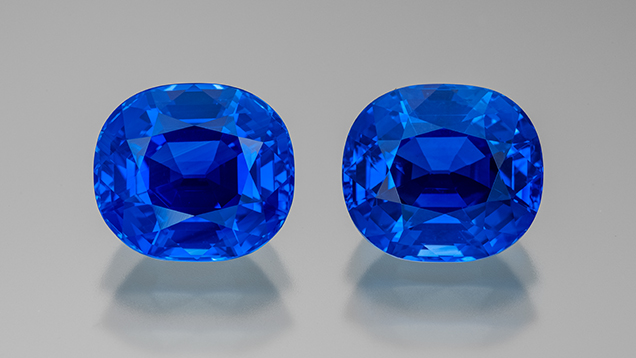
#> input picture q10/sapphire.jpg, 636 x 358 px
$ python q10d.py
#> lines starting #> are read from the running program, lines starting #| are printed output that depends on the picture; after the words box and inside, x2 and y2 are one past the last pixel; in counts of white or black regions, pixels touching at a corner belong together
import cv2, numpy as np

IMG = "sapphire.jpg"

F_MM = 8.0
Z_MM = 480.0
PIXEL_SIZE_MM = 0.004

mm_per_px = (Z_MM / F_MM) * PIXEL_SIZE_MM
AREA_PER_PX_MM2 = mm_per_px ** 2

bgr = cv2.imread(IMG)
#> bgr is the input picture: shape (358, 636, 3); mean B, G, R 169, 137.3, 123.1
if bgr is None: raise FileNotFoundError(IMG)

hsv = cv2.cvtColor(cv2.GaussianBlur(bgr,(5,5),0), cv2.COLOR_BGR2HSV)
#> hsv: shape (358, 636, 3); mean H, S, V 46.6, 70.7, 169
mask = cv2.inRange(hsv, np.array([90,40,30]), np.array([140,255,255]))
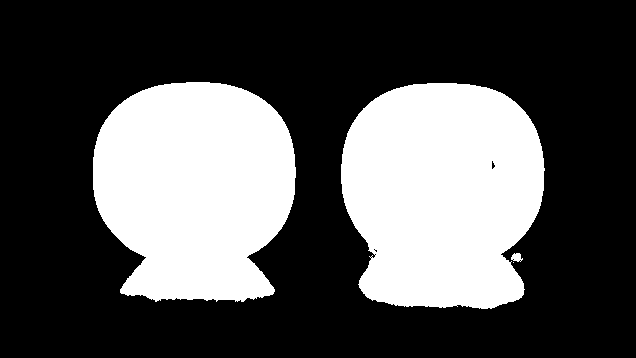
#> mask: shape (358, 636); 32.4% white; 4 white regions (1 under 20 px), largest, box (x1, y1, x2, y2) and area: (341, 83, 545, 309) 37795, (93, 82, 296, 302) 35868, (511, 253, 523, 262) 74
mask = cv2.morphologyEx(mask, cv2.MORPH_OPEN, cv2.getStructuringElement(cv2.MORPH_ELLIPSE,(3,3)), iterations=1)
#> mask: shape (358, 636); 32.4% white; 3 white regions, box (x1, y1, x2, y2) and area: (341, 83, 545, 309) 37782, (93, 82, 296, 302) 35859, (511, 253, 521, 262) 66
mask = cv2.morphologyEx(mask, cv2.MORPH_CLOSE, cv2.getStructuringElement(cv2.MORPH_ELLIPSE,(9,9)), iterations=1)
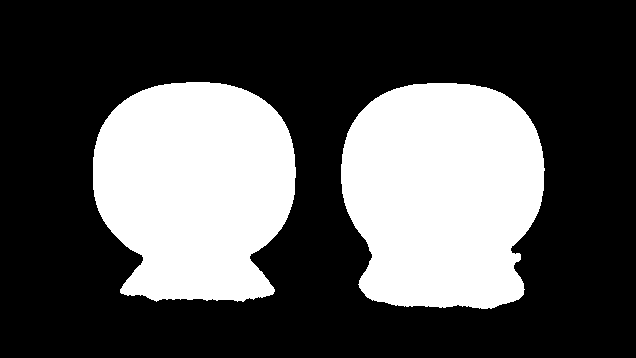
#> mask: shape (358, 636); 32.5% white; 2 white regions, box (x1, y1, x2, y2) and area: (341, 83, 545, 309) 38007, (93, 82, 296, 302) 35890
H, W = mask.shape
#> H = 358; W = 636
ff = mask.copy(); border = np.zeros((H+2,W+2), np.uint8)
cv2.floodFill(ff, border, (0,0), 255); holes = cv2.bitwise_not(ff) & mask
#> after `cv2.floodFill(ff, border, (0, 0), 255)`: ff: shape (358, 636); every value is 255
#> after `holes = cv2.bitwise_not(ff) & mask`: holes: shape (358, 636); every value is 0
mask = cv2.bitwise_or(mask, holes)

count, labels, stats, centroids = cv2.connectedComponentsWithStats(mask, connectivity=8)
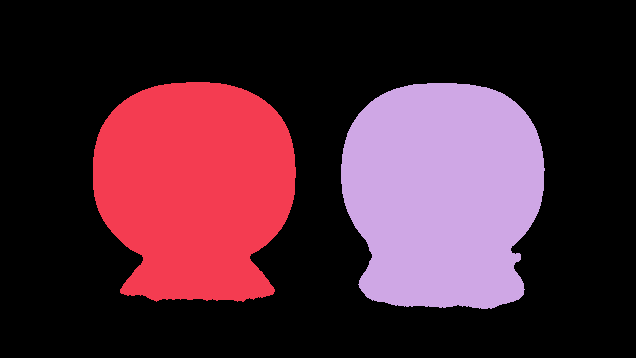
#> labels: shape (358, 636) int32; 3 distinct labels, from 0 to 2; one colour per label, 0 black
#> count = 3; stats = [[0, 0, 636, 358, 153791], [93, 82, 203, 220, 35890], [341, 83, 204, 226, 38007]]; centroids = [[315.3, 172.5], [194.6, 188], [442.3, 193.7]]
areas_px = [(i, stats[i, cv2.CC_STAT_AREA]) for i in range(1, count) if stats[i, cv2.CC_STAT_AREA] >= 100]
#> areas_px = [(1, 35890), (2, 38007)]

areas_mm2 = [(i, a_px * AREA_PER_PX_MM2) for i, a_px in areas_px]
#> areas_mm2 = [(1, 2067.3), (2, 2189.2)]

print(f"Assumptions: f={F_MM} mm, Z={Z_MM} mm, pixel_size={PIXEL_SIZE_MM*1000:.1f} µm")
print(f"Scale: {mm_per_px:.6f} mm/px   ->   {AREA_PER_PX_MM2:.6f} mm^2/px\n")

for i, a_px in areas_px:
    a_mm2 = a_px * AREA_PER_PX_MM2
    print(f"Component {i}:  area = {a_px} px  ≈  {a_mm2:.2f} mm²")
#> this loop made 2 passes
#> (i, a_px, a_mm2) on passes 1 to 2: (1, 35890, 2067.3), (2, 38007, 2189.2)
#| Component 1:  area = 35890 px  ≈  2067.26 mm²
#| Component 2:  area = 38007 px  ≈  2189.20 mm²

with open("q10d_areas_mm2.csv", "w", encoding="utf-8") as f:
    f.write("component_id,area_px,area_mm2\n")
    for (i, a_px), (_, a_mm2) in zip(areas_px, areas_mm2):
        f.write(f"{i},{a_px},{a_mm2:.6f}\n")
print("\nSaved: q10d_areas_mm2.csv")
